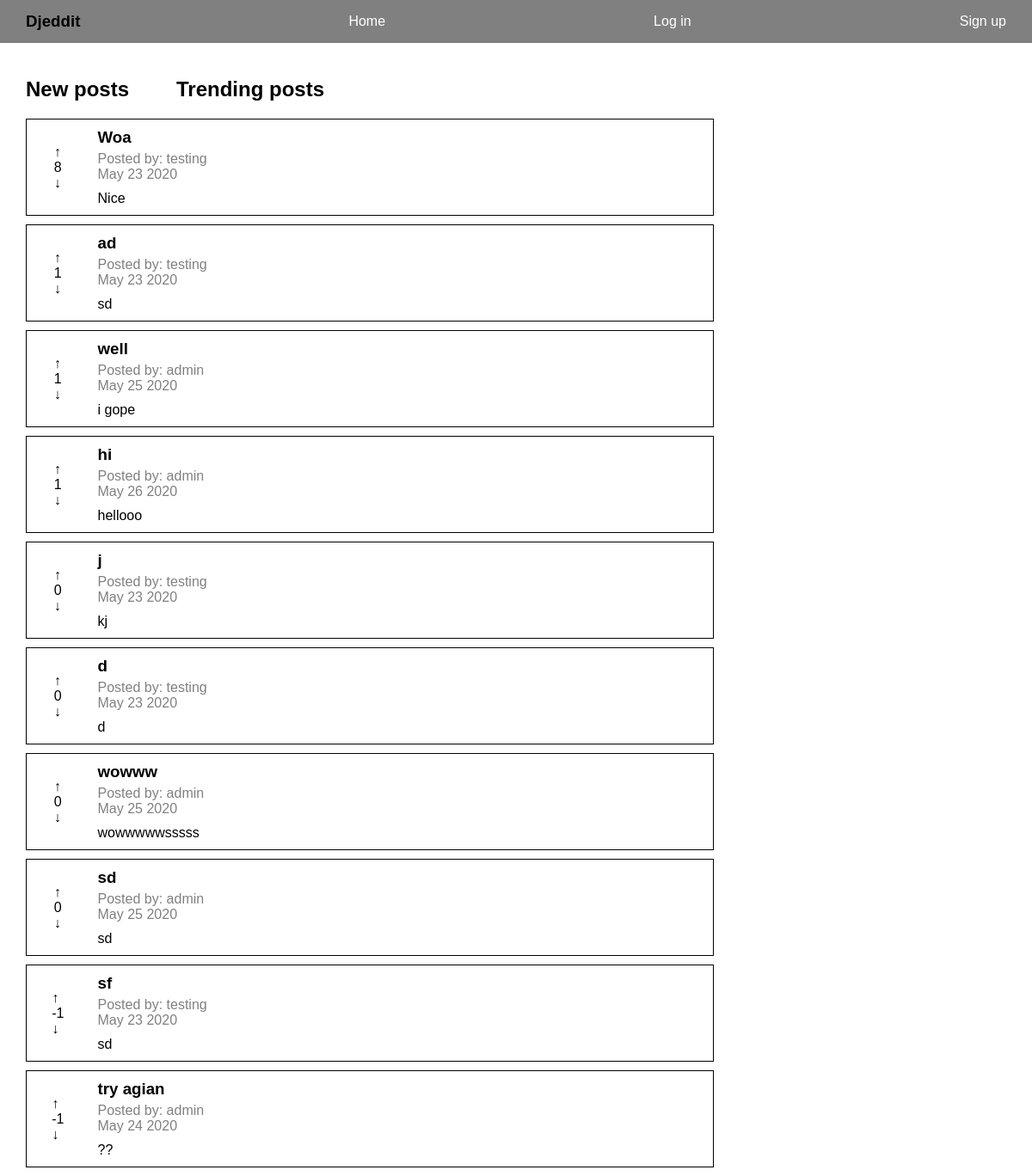
Page /reddit/trending/ on the committed database.
### reddit_app/models.py (models this page shows, shortened)
class Post(models.Model):
    title = models.CharField(max_length=200)
    author = models.ForeignKey(User, on_delete=models.CASCADE)
    text = models.TextField()
    votes = models.IntegerField(default=0)
    created_at = models.DateTimeField(auto_now_add=True)
    def date_posted(self):
        return self.created_at.strftime('%B %d %Y')

### reddit_app/views.py (the view)
# urls.py: path("trending/", views.trending, name="trending"),
def trending(request):
    posts = Post.objects.all().order_by('-votes')
    context = {"posts": posts}
    return render(request, "reddit_app/trending.html", context)

### templates/reddit_app/trending.html (shortened to what this page needs)
{% extends "base.html" %}
{% block content %}
<div class="post-nav">
    <a href="{% url 'reddit_app:index' %}">
        <h2>New posts</h2>
    </a>
    <a href="{% url 'reddit_app:trending' %}">
        <h2>Trending posts</h2>
    </a>
</div>
<div id="posts">
    {% if posts.count %}
        {% for post in posts %}
            <div class="post-container post-{{post.id}}" style="border: 1px solid black; margin-bottom: 10px;">
                <div>
                    <p class="upvote post-vote" data-votes="{{post.votes}}" data-postid="{{ post.id }}" data-userid="{{ user.id }}">&uarr;</p>
                    <p class="votes">{{post.votes}}</p>
                    <p class="downvote post-vote" data-votes="{{post.votes}}" data-postid="{{ post.id }}" data-userid="{{ user.id }}">&darr;</p>
                </div>
                <div class="post">
                    <a href={% url 'reddit_app:single_post' post.id %}>
                        <h3>{{post.title}}</h3>
                        <div class="post-info">
                            <span>Posted by: {{post.author}}</span>
                            <p>{{post.date_posted}}</p>
                        </div>
                        <p>{{post.text}}</p>
                    </a>
                </div>
            </div>
        {% endfor %}
    {% else %}
        <p>There are no posts</p>
    {% endif %}
</div>
{% load static %}
{% endblock content %}

### static/css/styles.css (style rules this page uses)
* { padding: 0px; margin: 0px; font-family: sans-serif; box-sizing: border-box; }
a { text-decoration: none; color: white; }
h2 { padding: 20px 0px; }
.post-container a { color: black; }
.post-container { display: grid; grid-template-columns: .1fr 1fr; width: 800px; }
.post-container div:nth-child(1) { justify-self: center; align-self: center; }
.post { padding: 10px; }
.post-info { margin-bottom: 10px; }
.post-info { color: gray; }
.post-container h3 { margin-bottom: 5px; }
.post-nav { display: grid; grid-template-columns: 1fr 1fr; width: 350px; }
.post-nav a { color: black; }

### rows in the picture
Post: votes "8", title "Woa", author "testing", date_posted "May 23 2020", text "Nice"
Post: votes "1", title "ad", author "testing", date_posted "May 23 2020", text "sd"
Post: votes "1", title "well", author "admin", date_posted "May 25 2020", text "i gope"
Post: votes "1", title "hi", author "admin", date_posted "May 26 2020", text "hellooo"
Post: votes "0", title "j", author "testing", date_posted "May 23 2020", text "kj"
Post: votes "0", title "d", author "testing", date_posted "May 23 2020", text "d"
Post: votes "0", title "wowww", author "admin", date_posted "May 25 2020", text "wowwwwwsssss"
Post: votes "0", title "sd", author "admin", date_posted "May 25 2020", text "sd"
Post: votes "-1", title "sf", author "testing", date_posted "May 23 2020", text "sd"
Post: votes "-1", title "try agian", author "admin", date_posted "May 24 2020", text "??"
